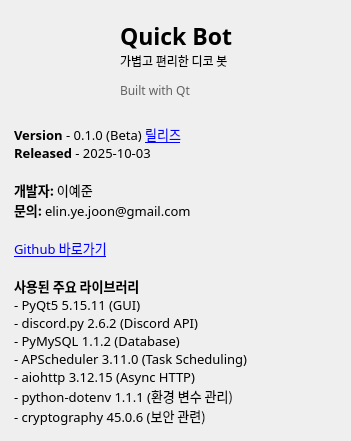
<?xml version="1.0" encoding="UTF-8"?>
<ui version="4.0">
 <class>Dialog</class>
 <widget class="QDialog" name="Dialog">
  <property name="geometry">
   <rect>
    <x>0</x>
    <y>0</y>
    <width>351</width>
    <height>441</height>
   </rect>
  </property>
  <property name="minimumSize">
   <size>
    <width>351</width>
    <height>441</height>
   </size>
  </property>
  <property name="maximumSize">
   <size>
    <width>351</width>
    <height>441</height>
   </size>
  </property>
  <property name="font">
   <font>
    <family>맑은 고딕</family>
   </font>
  </property>
  <property name="windowTitle">
   <string>정보</string>
  </property>
  <property name="sizeGripEnabled">
   <bool>false</bool>
  </property>
  <widget class="QLabel" name="label">
   <property name="geometry">
    <rect>
     <x>0</x>
     <y>0</y>
     <width>123</width>
     <height>131</height>
    </rect>
   </property>
   <property name="text">
    <string/>
   </property>
   <property name="pixmap">
    <pixmap resource="../../resources/icons.qrc">:/resources/icon128.png</pixmap>
   </property>
   <property name="alignment">
    <set>Qt::AlignCenter</set>
   </property>
  </widget>
  <widget class="QLabel" name="label_2">
   <property name="geometry">
    <rect>
     <x>120</x>
     <y>20</y>
     <width>123</width>
     <height>31</height>
    </rect>
   </property>
   <property name="font">
    <font>
     <family>맑은 고딕</family>
     <pointsize>17</pointsize>
     <weight>75</weight>
     <bold>true</bold>
    </font>
   </property>
   <property name="text">
    <string>Quick Bot</string>
   </property>
  </widget>
  <widget class="QLabel" name="label_3">
   <property name="geometry">
    <rect>
     <x>120</x>
     <y>50</y>
     <width>123</width>
     <height>21</height>
    </rect>
   </property>
   <property name="font">
    <font>
     <family>맑은 고딕</family>
     <pointsize>9</pointsize>
     <weight>50</weight>
     <bold>false</bold>
    </font>
   </property>
   <property name="text">
    <string>가볍고 편리한 디코 봇</string>
   </property>
  </widget>
  <widget class="QTextBrowser" name="textBrowser">
   <property name="geometry">
    <rect>
     <x>10</x>
     <y>120</y>
     <width>341</width>
     <height>311</height>
    </rect>
   </property>
   <property name="styleSheet">
    <string notr="true">background: transparent; border: none;</string>
   </property>
   <property name="verticalScrollBarPolicy">
    <enum>Qt::ScrollBarAlwaysOff</enum>
   </property>
   <property name="horizontalScrollBarPolicy">
    <enum>Qt::ScrollBarAlwaysOff</enum>
   </property>
   <property name="html">
    <string>&lt;!DOCTYPE HTML PUBLIC &quot;-//W3C//DTD HTML 4.0//EN&quot; &quot;http://www.w3.org/TR/REC-html40/strict.dtd&quot;&gt;
&lt;html&gt;&lt;head&gt;&lt;meta name=&quot;qrichtext&quot; content=&quot;1&quot; /&gt;&lt;style type=&quot;text/css&quot;&gt;
p, li { white-space: pre-wrap; }
&lt;/style&gt;&lt;/head&gt;&lt;body style=&quot; font-family:'맑은 고딕'; font-size:9pt; font-weight:400; font-style:normal;&quot;&gt;
&lt;p style=&quot; margin-top:0px; margin-bottom:0px; margin-left:0px; margin-right:0px; -qt-block-indent:0; text-indent:0px;&quot;&gt;&lt;span style=&quot; font-size:10pt; font-weight:600;&quot;&gt;Version&lt;/span&gt;&lt;span style=&quot; font-size:10pt;&quot;&gt; - 0.1.0 (Beta) &lt;/span&gt;&lt;a href=&quot;https://github.com/pandamgay/gui_discord_bot/releases&quot;&gt;&lt;span style=&quot; font-size:10pt; text-decoration: underline; color:#0000ff;&quot;&gt;릴리즈&lt;/span&gt;&lt;/a&gt;&lt;/p&gt;
&lt;p style=&quot; margin-top:0px; margin-bottom:0px; margin-left:0px; margin-right:0px; -qt-block-indent:0; text-indent:0px;&quot;&gt;&lt;span style=&quot; font-size:10pt; font-weight:600;&quot;&gt;Released&lt;/span&gt;&lt;span style=&quot; font-size:10pt;&quot;&gt; - 2025-10-03&lt;/span&gt;&lt;/p&gt;
&lt;p style=&quot;-qt-paragraph-type:empty; margin-top:0px; margin-bottom:0px; margin-left:0px; margin-right:0px; -qt-block-indent:0; text-indent:0px; font-size:10pt;&quot;&gt;&lt;br /&gt;&lt;/p&gt;
&lt;p style=&quot; margin-top:0px; margin-bottom:0px; margin-left:0px; margin-right:0px; -qt-block-indent:0; text-indent:0px;&quot;&gt;&lt;span style=&quot; font-size:10pt; font-weight:600;&quot;&gt;개발자:&lt;/span&gt;&lt;span style=&quot; font-size:10pt;&quot;&gt; 이예준&lt;/span&gt;&lt;/p&gt;
&lt;p style=&quot; margin-top:0px; margin-bottom:0px; margin-left:0px; margin-right:0px; -qt-block-indent:0; text-indent:0px;&quot;&gt;&lt;span style=&quot; font-size:10pt; font-weight:600;&quot;&gt;문의:&lt;/span&gt;&lt;span style=&quot; font-size:10pt;&quot;&gt; elin.ye.joon@gmail.com&lt;/span&gt;&lt;/p&gt;
&lt;p style=&quot;-qt-paragraph-type:empty; margin-top:0px; margin-bottom:0px; margin-left:0px; margin-right:0px; -qt-block-indent:0; text-indent:0px; font-size:10pt;&quot;&gt;&lt;br /&gt;&lt;/p&gt;
&lt;p style=&quot; margin-top:0px; margin-bottom:0px; margin-left:0px; margin-right:0px; -qt-block-indent:0; text-indent:0px;&quot;&gt;&lt;a href=&quot;https://github.com/pandamgay/gui_discord_bot&quot;&gt;&lt;span style=&quot; font-size:10pt; text-decoration: underline; color:#0000ff;&quot;&gt;Github 바로가기&lt;/span&gt;&lt;/a&gt;&lt;/p&gt;
&lt;p style=&quot;-qt-paragraph-type:empty; margin-top:0px; margin-bottom:0px; margin-left:0px; margin-right:0px; -qt-block-indent:0; text-indent:0px; font-size:10pt; text-decoration: underline; color:#0000ff;&quot;&gt;&lt;br /&gt;&lt;/p&gt;
&lt;p style=&quot; margin-top:0px; margin-bottom:0px; margin-left:0px; margin-right:0px; -qt-block-indent:0; text-indent:0px;&quot;&gt;&lt;span style=&quot; font-size:10pt; font-weight:600;&quot;&gt;사용된 주요 라이브러리&lt;/span&gt;&lt;/p&gt;
&lt;p style=&quot; margin-top:0px; margin-bottom:0px; margin-left:0px; margin-right:0px; -qt-block-indent:0; text-indent:0px;&quot;&gt;&lt;span style=&quot; font-size:10pt;&quot;&gt;- PyQt5 5.15.11 (GUI)&lt;/span&gt;&lt;/p&gt;
&lt;p style=&quot; margin-top:0px; margin-bottom:0px; margin-left:0px; margin-right:0px; -qt-block-indent:0; text-indent:0px;&quot;&gt;&lt;span style=&quot; font-size:10pt;&quot;&gt;- discord.py 2.6.2 (Discord API)&lt;/span&gt;&lt;/p&gt;
&lt;p style=&quot; margin-top:0px; margin-bottom:0px; margin-left:0px; margin-right:0px; -qt-block-indent:0; text-indent:0px;&quot;&gt;&lt;span style=&quot; font-size:10pt;&quot;&gt;- PyMySQL 1.1.2 (Database)&lt;/span&gt;&lt;/p&gt;
&lt;p style=&quot; margin-top:0px; margin-bottom:0px; margin-left:0px; margin-right:0px; -qt-block-indent:0; text-indent:0px;&quot;&gt;&lt;span style=&quot; font-size:10pt;&quot;&gt;- APScheduler 3.11.0 (Task Scheduling)&lt;/span&gt;&lt;/p&gt;
&lt;p style=&quot; margin-top:0px; margin-bottom:0px; margin-left:0px; margin-right:0px; -qt-block-indent:0; text-indent:0px;&quot;&gt;&lt;span style=&quot; font-size:10pt;&quot;&gt;- aiohttp 3.12.15 (Async HTTP)&lt;/span&gt;&lt;/p&gt;
&lt;p style=&quot; margin-top:0px; margin-bottom:0px; margin-left:0px; margin-right:0px; -qt-block-indent:0; text-indent:0px;&quot;&gt;&lt;span style=&quot; font-size:10pt;&quot;&gt;- python-dotenv 1.1.1 (환경 변수 관리)&lt;/span&gt;&lt;/p&gt;
&lt;p style=&quot; margin-top:0px; margin-bottom:0px; margin-left:0px; margin-right:0px; -qt-block-indent:0; text-indent:0px;&quot;&gt;&lt;span style=&quot; font-size:10pt;&quot;&gt;- cryptography 45.0.6 (보안 관련)&lt;/span&gt;&lt;/p&gt;
&lt;p style=&quot;-qt-paragraph-type:empty; margin-top:0px; margin-bottom:0px; margin-left:0px; margin-right:0px; -qt-block-indent:0; text-indent:0px; font-size:10pt; font-weight:600;&quot;&gt;&lt;br /&gt;&lt;/p&gt;
&lt;p style=&quot; margin-top:0px; margin-bottom:0px; margin-left:0px; margin-right:0px; -qt-block-indent:0; text-indent:0px;&quot;&gt;&lt;span style=&quot; font-size:10pt;&quot;&gt;Licensed under the MIT License&lt;/span&gt;&lt;/p&gt;&lt;/body&gt;&lt;/html&gt;</string>
   </property>
  </widget>
  <widget class="QLabel" name="poweredLabel">
   <property name="geometry">
    <rect>
     <x>120</x>
     <y>80</y>
     <width>101</width>
     <height>20</height>
    </rect>
   </property>
   <property name="minimumSize">
    <size>
     <width>0</width>
     <height>0</height>
    </size>
   </property>
   <property name="font">
    <font>
     <family>맑은 고딕</family>
     <strikeout>false</strikeout>
    </font>
   </property>
   <property name="styleSheet">
    <string notr="true">color: rgba(0, 0, 0, 150);</string>
   </property>
   <property name="text">
    <string>Built with Qt</string>
   </property>
   <property name="alignment">
    <set>Qt::AlignLeading|Qt::AlignLeft|Qt::AlignVCenter</set>
   </property>
  </widget>
 </widget>
 <resources>
  <include location="../../resources/icons.qrc"/>
 </resources>
 <connections/>
</ui>
